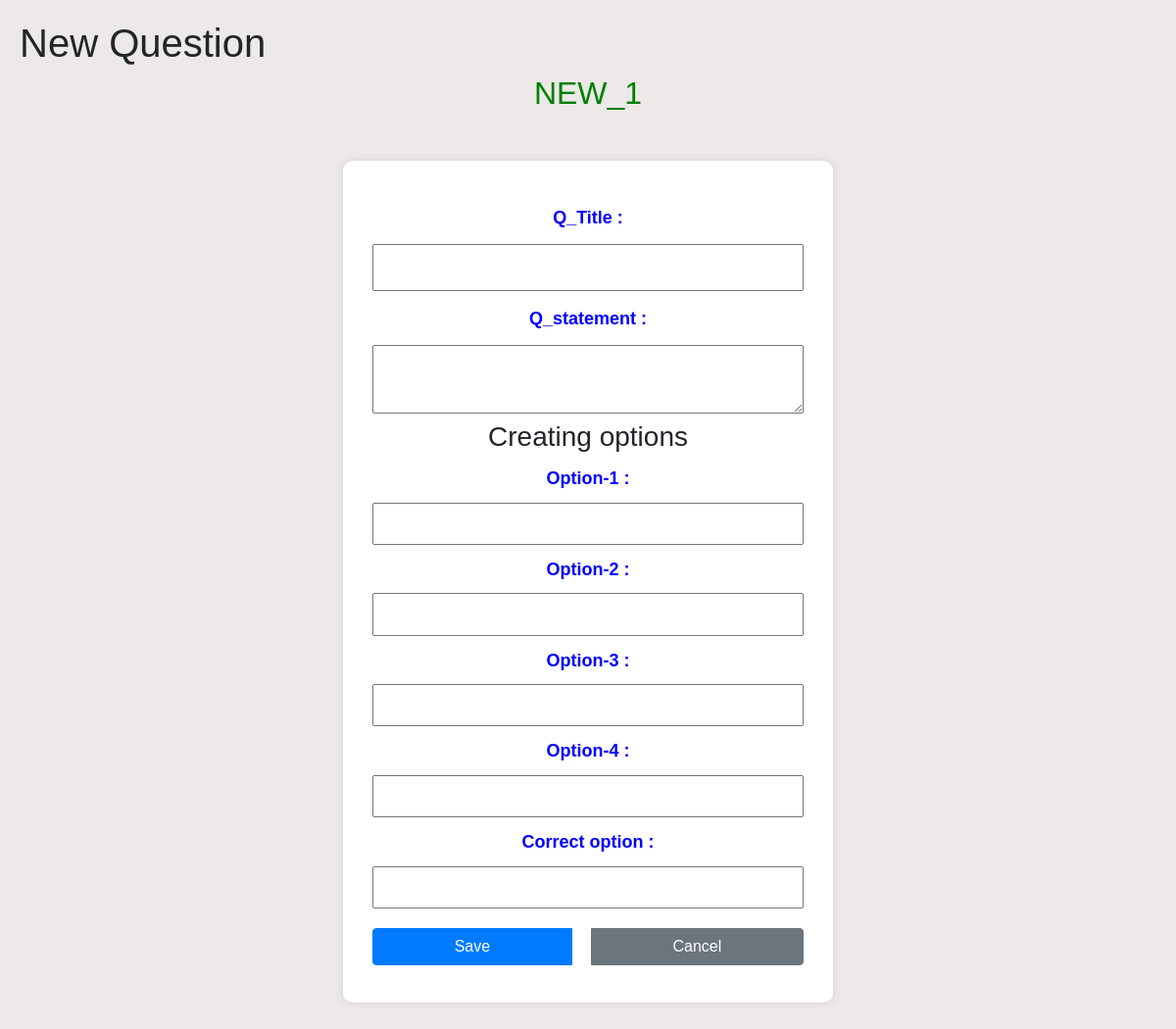
Page /create_question/3/1 on the earlier database version.
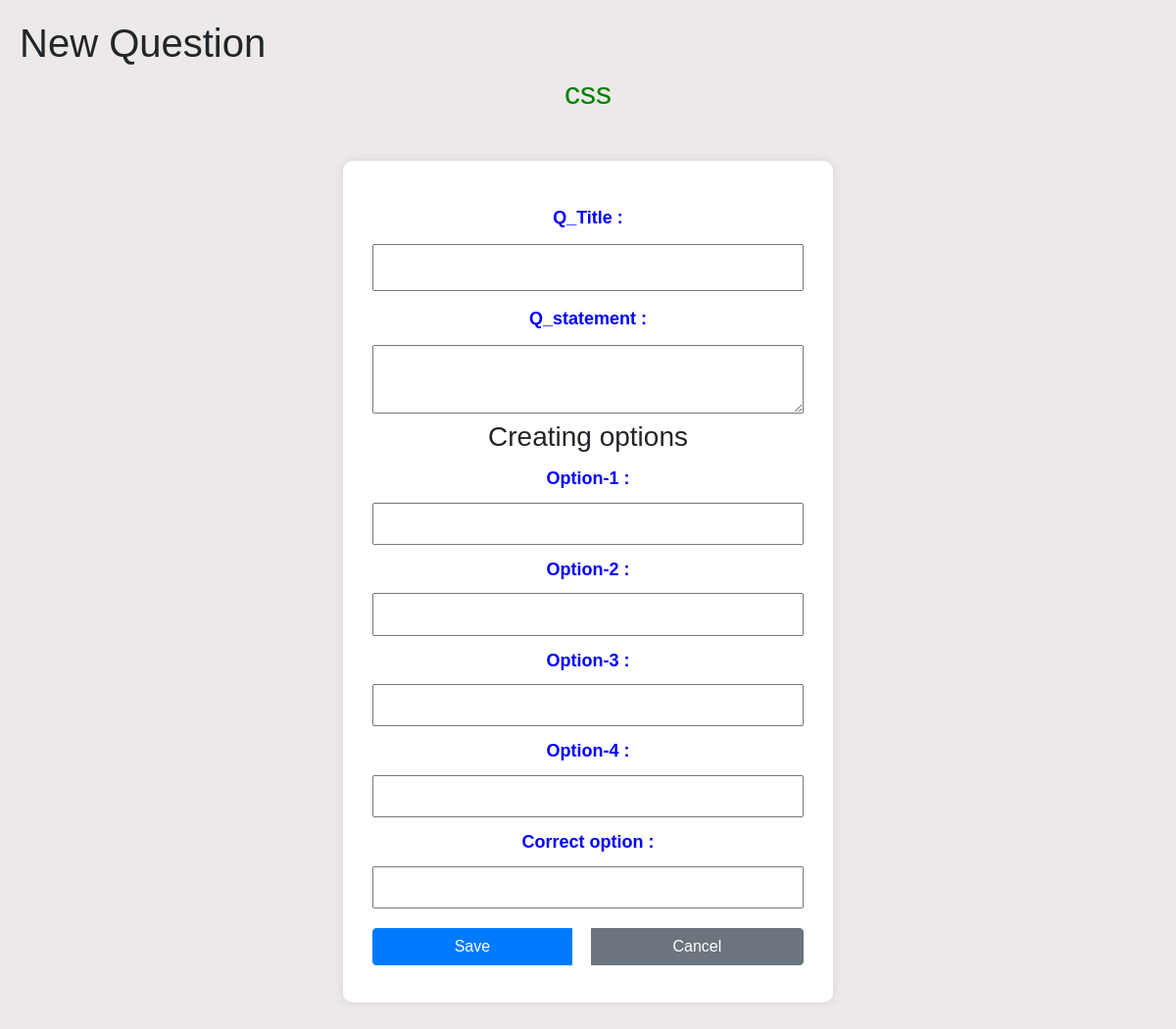
Same page on the later database version.
### model/model.py (models this page shows)
class Quiz(db.Model):
    __tablename__ = "quizzes"
    id = db.Column(db.Integer, primary_key=True)
    title = db.Column(db.String(100), nullable=False)
    chapter_id = db.Column(db.Integer, db.ForeignKey("chapters.id"), nullable=False)
    date = db.Column(db.Date, nullable=False)
    time = db.Column(db.Time, nullable=False)
    duration = db.Column(db.Integer, nullable=False)
    rules = db.Column(db.String(500), nullable=True)
    chapter = db.relationship("Chapter", back_populates="quizzes")
    questions = db.relationship("Question", back_populates="quiz", cascade="all, delete-orphan")
    scores = db.relationship("Score", back_populates="quiz", cascade="all, delete-orphan")
    user_responses = db.relationship("UserResponse", cascade="all, delete-orphan")

### controllers/controllers.py (the view, shortened to what this page needs)
@controllers.route('/create_question/<int:quiz_id>/<int:chapter_id>', methods=['GET', 'POST'])
def create_question(quiz_id, chapter_id):
    quiz = Quiz.query.get_or_404(quiz_id)
    chapter = Chapter.query.get_or_404(chapter_id)
    last_question = Question.query.filter_by(quiz_id=quiz_id).order_by(Question.id.desc()).first()
    next_question_number = 1 if last_question is None else last_question.id + 1
    return render_template('create_question.html', quiz=quiz, chapter= chapter)

### templates/create_question.html (shortened to what this page needs)
<!DOCTYPE html>
<html lang="en">
<head>
    <link href="https://stackpath.bootstrapcdn.com/bootstrap/4.5.2/css/bootstrap.min.css" rel="stylesheet">
</head>
<body>
    <h1> New Question </h1>
    <h2 style="text-align: center; color: green;">{{ quiz.title }}</h2>
    <div class = "chapter-container">
        <form method="POST" action="{{ url_for('controllers.create_question',quiz_id = quiz.id,chapter_id = chapter.id) }}">
            <div>
                <label for="qtitle">Q_Title :</label>
                <input type="text" id="qtitle" name="qtitle" required>
            </div>
            <div>
                <label for="qstatement">Q_statement :</label>
                <textarea id="qstatement" name="qstatement" required></textarea>
            </div>
                <h3>Creating options<h3>
                <div>
                    <label for="op1">Option-1 :</label>
                    <input type="text" id="op1" name="op1" required>
                </div>
                <div>
                    <label for="op2">Option-2 :</label>
                    <input type="text" id="op2" name="op2" required>
                </div>
                <div>
                    <label for="op3">Option-3 :</label>
                    <input type="text" id="op3" name="op3" required>
                </div>
                <div>
                    <label for="op4">Option-4 :</label>
                    <input type="text" id="op4" name="op4" required>
                </div>
                <div>
                    <label for="cop">Correct option :</label>
                    <input type="text" id="cop" name="cop" required>
                </div>
            <div class="btn-group">
                <button type="submit" class="btn btn-primary">Save</button>
                <a href="{{ url_for('controllers.admin_quizzes') }}" class="btn btn-secondary">Cancel</a>
            </div>
        </form>
    </div>
</body>
</html>

Differences in the rows shown:
changed Quiz: title "NEW_1" → "css"
